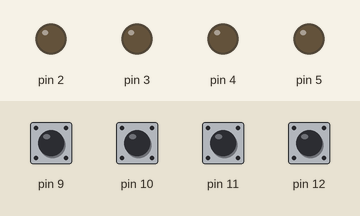
A sketch run on a simulated Arduino Uno, built with avr-gcc and run on an emulated ATmega328P. Parts: output pins drawn as LEDs (lit = HIGH). Inputs (shaded band) come from the test bench; at power-on: pin 9–12 HIGH.

Above: at 1.0 s.
1.1 s: pin 9 pulled LOW for 0.15 s
At 1.2 s:
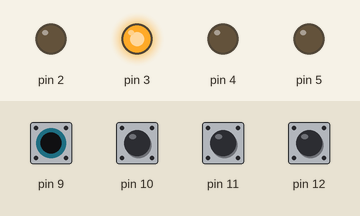
2.8 s: pin 10 pulled LOW for 0.15 s
At 2.9 s:
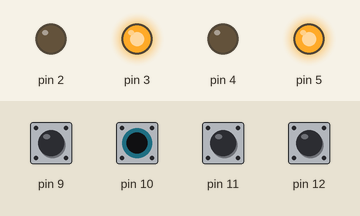
4.5 s: pin 11 pulled LOW for 0.15 s
At 4.6 s:
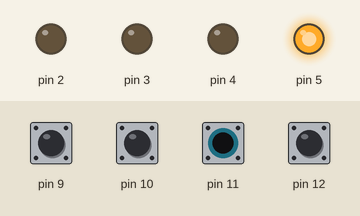
6.2 s: pin 12 pulled LOW for 0.15 s
At 6.3 s:
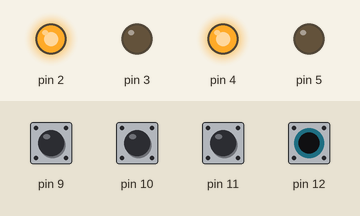
Timing chart, 0 to 8.9 s (numbered marks = the images above; inputs shaded):
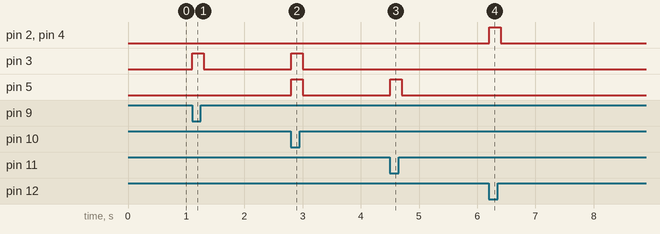

Measured:
- after the input at 1.1 s, pin 3: LOW → HIGH at once, → LOW 0.20 s later
- after the input at 2.8 s, pin 3, pin 5: LOW → HIGH at once, → LOW 0.20 s later
- after the input at 4.5 s, pin 5: LOW → HIGH at once, → LOW 0.20 s later
- after the input at 6.2 s, pin 2, pin 4: LOW → HIGH at once, → LOW 0.20 s later

The sketch:

Week1_mBlock_ArduinoConvert.ino
```cpp
// generated by mBlock5 for <your product>
// codes make you happy

#include <Arduino.h>
#include <Wire.h>
#include <SoftwareSerial.h>

float brightness = 0;
float i = 0;
float j = 0;
float k = 0;
float state = 0;
float freq = 0;
float m = 0;
float buttonNow = 0;
float buttonLast = 0;
float buttonPressed = 0;

void _delay(float seconds) {
  long endTime = millis() + seconds * 1000;
  while(millis() < endTime) _loop();
}

void setup() {
  pinMode(2,OUTPUT);
  pinMode(3,OUTPUT);
  pinMode(4,OUTPUT);
  pinMode(5,OUTPUT);
  pinMode(12,INPUT_PULLUP);
  pinMode(11,INPUT_PULLUP);
  pinMode(10,INPUT_PULLUP);
  pinMode(9,INPUT_PULLUP);
  while(1) {
      if(!((digitalRead(12) == 1.000000))){
        digitalWrite(2,1);
        digitalWrite(3,0);
        digitalWrite(4,1);
        digitalWrite(5,0);

      }else{
        if(!((digitalRead(11) == 1.000000))){
          digitalWrite(2,0);
          digitalWrite(3,0);
          digitalWrite(4,0);
          digitalWrite(5,1);

        }else{
          if(!((digitalRead(10) == 1.000000))){
            digitalWrite(2,0);
            digitalWrite(3,1);
            digitalWrite(4,0);
            digitalWrite(5,1);

          }else{
            if(!((digitalRead(9) == 1.000000))){
              digitalWrite(2,0);
              digitalWrite(3,1);
              digitalWrite(4,0);
              digitalWrite(5,0);

            }else{
              digitalWrite(2,0);
              digitalWrite(3,0);
              digitalWrite(4,0);
              digitalWrite(5,0);

            }

          }

        }

      }
      delay(100);

      _loop();
  }

}

void _loop() {
}

void loop() {
  _loop();
}
```
